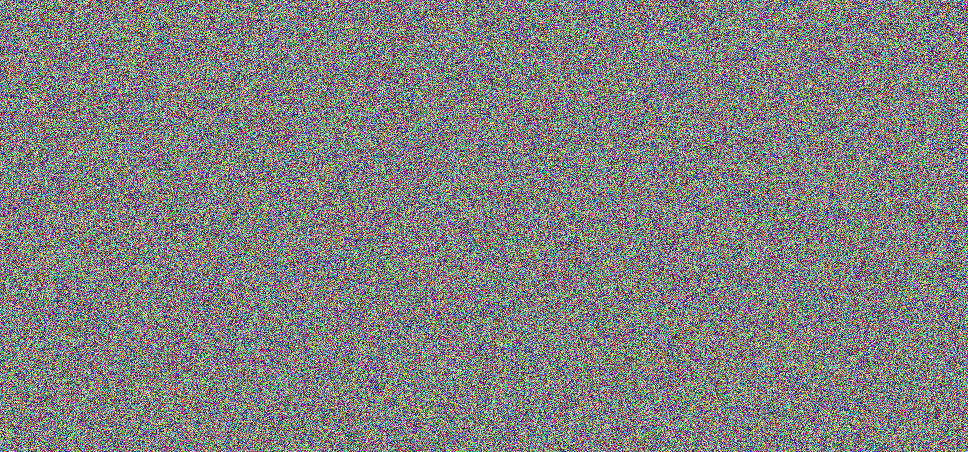
#> input picture obfuscated.bmp, 968 x 452 px
$ python deobfuscate.py --image ../obfuscated.bmp --passphrase ../obfuscated.bmp
#> lines starting #> are read from the running program, lines starting #| are printed output that depends on the picture
#!/usr/bin/env python
# -*- coding: utf-8 -*-

# Import necessary packages
import sys
from PIL import Image
import numpy as np
import argparse
import hashlib

parser = argparse.ArgumentParser(
    prog='./MegaDeObfuskator',
    formatter_class=argparse.RawDescriptionHelpFormatter,
    description="""############################################################
##################### MegaDeObfuskator #####################
############################################################
This unmalicious program aims to unmess pixels of an image to turn it intelligible.
You will need the exact software configuration for it to work but also my well kept super secret passphrase...
""")

parser.add_argument('-i','--image', required=True, help="Path to the picture you want to deobfuscate")
parser.add_argument('-p','--passphrase', required=True, help="Super secret passphrase that ensures no one will never revert-hack my image")
args=parser.parse_args()

# I should remember my version configurations to avoid troubles later
print("""Launching MegaDeObfuskator...
      _,.
    ,` -.)
   ( _/-\\-._
  /,|`--._,-^|            ,
  \_| |`-._/||          ,'|
    |  `-, / |         /  /
    |     || |        /  /
     `r-._||/   __   /  /
 __,-<_     )`-/  `./  /
'  \   `---'   \   /  /
    |           |./  /
    /           //  /
\_/' \         |/  /
 |    |   _,^-'/  /
 |    , ``  (\/  /_
  \,.->._    \X-=/^
  (  /   `-._//^`
   `Y-.____(__}
    |     {__)
          ()

  Software critical configuration:
      - Python: """+ ".".join([str(sys.version_info.major), str(sys.version_info.minor), str(sys.version_info.micro)]) + """
      - numpy: """ + np.__version__ )

print("Loading obfuscated picture...")
img = Image.open(args.image)
#> img is the input picture: PIL image 968x452 RGB; mean R, G, B 127.9, 128.1, 127.7

# Configuring random number generator with the passkey
seed = int(hashlib.md5(args.passphrase.encode('utf-8')).hexdigest(),16) % 2**32
np.random.seed(seed=seed)
# Creating a pseudo-random bit 3D array (width x hight x {R, G, B}) to add noise to the picture
randombitarray = np.random.randint(0,high=255,size=(img.width,img.height,3))

print("Pixel-based deobfuscation ongoing...")
for x in range(img.width):
  for y in range(img.height):
    basepixR,basepixG,basepixB = img.getpixel((x,y))

    newpixR = basepixR - randombitarray[x][y][0]
    newpixG = basepixG - randombitarray[x][y][1]
    newpixB = basepixB - randombitarray[x][y][2]

    if (newpixR <0):
      newpixR = newpixR+255
    if (newpixG <0):
      newpixG = newpixG+255
    if (newpixB <0):
      newpixB = newpixB+255
    img.putpixel((x,y),(newpixR,newpixG,newpixB))
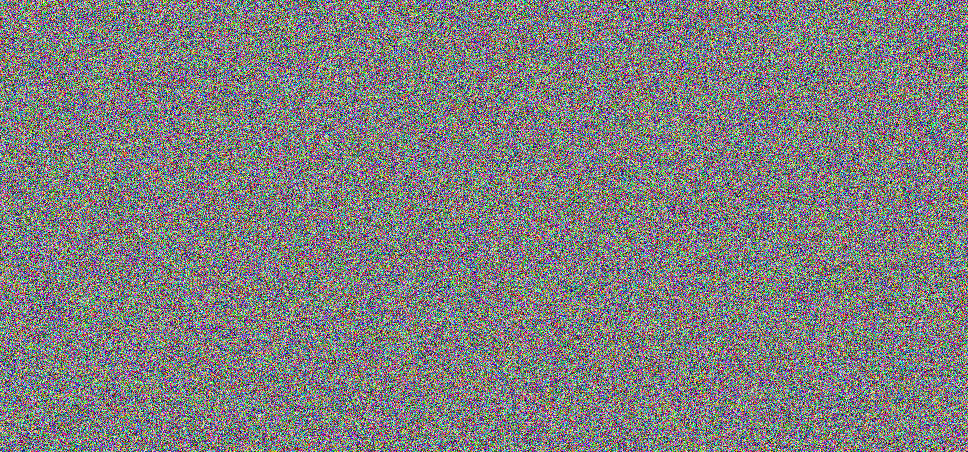
#> img: PIL image 968x452 RGB; mean R, G, B 127.1, 127, 127

print("Dumping result...")
img.save('restored.bmp')
print("""Mischief reverted...""")
